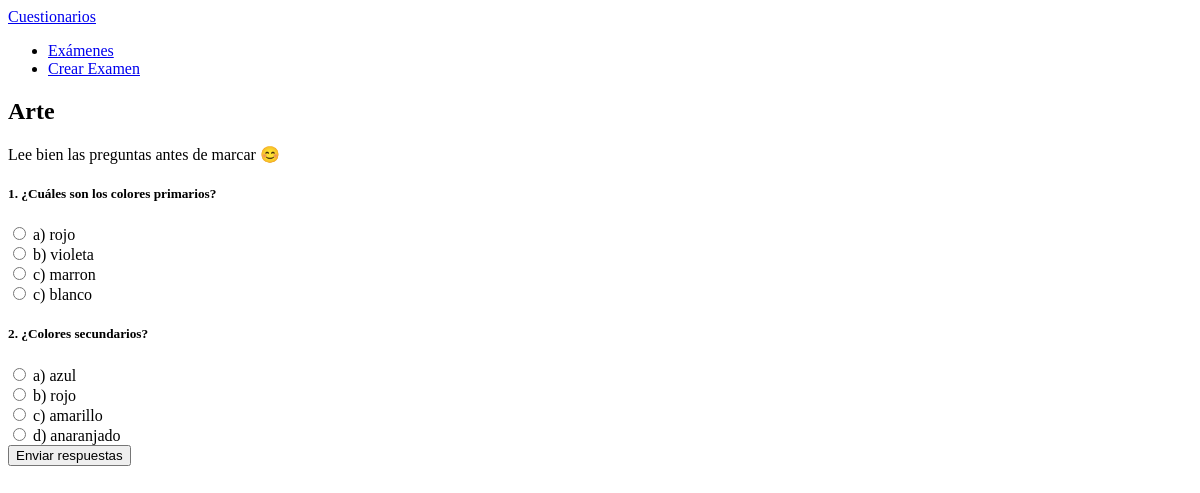
Screenshot of /exam/7/play/ with the database file from the repository.
### quiz/models.py (models this page shows, shortened)
class Exam(models.Model):
    title = models.CharField(max_length=200, verbose_name="Título")
    description = models.TextField(blank=True, verbose_name="Descripción")
    created_date = models.DateTimeField(auto_now_add=True)

class Question(models.Model):
    exam = models.ForeignKey(Exam, on_delete=models.CASCADE, related_name='questions')
    text = models.TextField(verbose_name="Texto de la pregunta")

class Choice(models.Model):
    question = models.ForeignKey(Question, on_delete=models.CASCADE, related_name='choices')
    text = models.CharField(max_length=200, verbose_name="Texto")
    is_correct = models.BooleanField(default=False, verbose_name="Es correcta")

### quiz/views.py (the view, shortened to what this page needs)
# urls.py: path('exam/<int:exam_id>/play/', views.exam_play, name='exam_play'),
def exam_play(request, exam_id):
    exam = get_object_or_404(Exam, id=exam_id)
    questions = exam.questions.prefetch_related('choices')
    return render(request, 'quiz/exam_play.html', {'exam': exam, 'questions': questions})

### quiz/templates/quiz/exam_play.html (shortened to what this page needs)
{% extends 'base.html' %}
{% block content %}
<div class="container">
    <div class="card mb-4">
        <div class="card-header text-center">
            <h2 class="fw-bold">{{ exam.title }}</h2>
            <p class="text-muted">Lee bien las preguntas antes de marcar 😊</p>
        </div>
    </div>
    <form method="post" class="mb-5">
        {% for question in questions %}
            <div class="card mb-4 p-4 rounded shadow-sm">
                <h5 class="fw-bold mb-3">{{ forloop.counter }}. {{ question.text }}</h5>
                {% for choice in question.choices.all %}
                    <div class="choice-option mb-2">
                        <label class="choice-label">
                            <input type="radio" name="{{ question.id }}" value="{{ choice.id }}">
                            {{ choice.text }}
                        </label>
                    </div>
                {% endfor %}
            </div>
        {% endfor %}
        <div class="text-center mt-4">
            <button type="submit" class="btn btn-primary">Enviar respuestas</button>
        </div>
    </form>
</div>
{% endblock %}

### rows the page displays
Exam: title "Arte"
Question: text "¿Cuáles son los colores primarios?"
Choice: text "a) rojo"
Choice: text "b) violeta"
Choice: text "c) marron"
Choice: text "c) blanco"
Question: text "¿Colores secundarios?"
Choice: text "a) azul"
Choice: text "b) rojo"
Choice: text "c) amarillo"
Choice: text "d) anaranjado"
